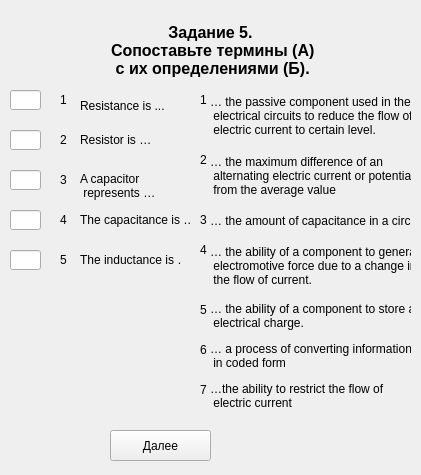
<?xml version="1.0" encoding="UTF-8"?>
<ui version="4.0">
 <class>Zadanie5_part2_var1</class>
 <widget class="QWidget" name="Zadanie5_part2_var1">
  <property name="geometry">
   <rect>
    <x>0</x>
    <y>0</y>
    <width>421</width>
    <height>475</height>
   </rect>
  </property>
  <property name="windowTitle">
   <string>Form</string>
  </property>
  <widget class="QLabel" name="label_title">
   <property name="geometry">
    <rect>
     <x>20</x>
     <y>20</y>
     <width>381</width>
     <height>61</height>
    </rect>
   </property>
   <property name="font">
    <font>
     <pointsize>12</pointsize>
     <weight>75</weight>
     <bold>true</bold>
     <strikeout>false</strikeout>
    </font>
   </property>
   <property name="cursor">
    <cursorShape>ArrowCursor</cursorShape>
   </property>
   <property name="text">
    <string>Задание 5.
 Сопоставьте термины (А)
 с их определениями (Б).</string>
   </property>
   <property name="textFormat">
    <enum>Qt::AutoText</enum>
   </property>
   <property name="alignment">
    <set>Qt::AlignCenter</set>
   </property>
  </widget>
  <widget class="QLabel" name="label_word_5">
   <property name="geometry">
    <rect>
     <x>80</x>
     <y>250</y>
     <width>101</width>
     <height>20</height>
    </rect>
   </property>
   <property name="text">
    <string>The inductance is …</string>
   </property>
  </widget>
  <widget class="QLineEdit" name="lineEdit_answer_3">
   <property name="geometry">
    <rect>
     <x>10</x>
     <y>170</y>
     <width>31</width>
     <height>20</height>
    </rect>
   </property>
  </widget>
  <widget class="QPushButton" name="pushButton_answer">
   <property name="geometry">
    <rect>
     <x>110</x>
     <y>430</y>
     <width>101</width>
     <height>31</height>
    </rect>
   </property>
   <property name="text">
    <string>Далее</string>
   </property>
  </widget>
  <widget class="QLabel" name="label_number_1">
   <property name="geometry">
    <rect>
     <x>60</x>
     <y>90</y>
     <width>16</width>
     <height>20</height>
    </rect>
   </property>
   <property name="text">
    <string>1</string>
   </property>
  </widget>
  <widget class="QLabel" name="label_number_4">
   <property name="geometry">
    <rect>
     <x>60</x>
     <y>210</y>
     <width>16</width>
     <height>20</height>
    </rect>
   </property>
   <property name="text">
    <string>4</string>
   </property>
  </widget>
  <widget class="QLabel" name="label_word_3">
   <property name="geometry">
    <rect>
     <x>80</x>
     <y>170</y>
     <width>91</width>
     <height>31</height>
    </rect>
   </property>
   <property name="text">
    <string>A capacitor
 represents …</string>
   </property>
  </widget>
  <widget class="QLabel" name="label_word_4">
   <property name="geometry">
    <rect>
     <x>80</x>
     <y>210</y>
     <width>111</width>
     <height>20</height>
    </rect>
   </property>
   <property name="text">
    <string>The capacitance is …</string>
   </property>
  </widget>
  <widget class="QLabel" name="label_word_1">
   <property name="geometry">
    <rect>
     <x>80</x>
     <y>90</y>
     <width>111</width>
     <height>31</height>
    </rect>
   </property>
   <property name="text">
    <string>Resistance is ...</string>
   </property>
  </widget>
  <widget class="QLabel" name="label_word_2">
   <property name="geometry">
    <rect>
     <x>80</x>
     <y>130</y>
     <width>81</width>
     <height>20</height>
    </rect>
   </property>
   <property name="text">
    <string>Resistor is …</string>
   </property>
  </widget>
  <widget class="QLineEdit" name="lineEdit_answer_4">
   <property name="geometry">
    <rect>
     <x>10</x>
     <y>210</y>
     <width>31</width>
     <height>20</height>
    </rect>
   </property>
  </widget>
  <widget class="QLineEdit" name="lineEdit_answer_2">
   <property name="geometry">
    <rect>
     <x>10</x>
     <y>130</y>
     <width>31</width>
     <height>20</height>
    </rect>
   </property>
  </widget>
  <widget class="QLineEdit" name="lineEdit_answer_1">
   <property name="geometry">
    <rect>
     <x>10</x>
     <y>90</y>
     <width>31</width>
     <height>20</height>
    </rect>
   </property>
   <property name="text">
    <string/>
   </property>
  </widget>
  <widget class="QLabel" name="label_number_2">
   <property name="geometry">
    <rect>
     <x>60</x>
     <y>130</y>
     <width>16</width>
     <height>20</height>
    </rect>
   </property>
   <property name="text">
    <string>2</string>
   </property>
  </widget>
  <widget class="QLabel" name="label_number_5">
   <property name="geometry">
    <rect>
     <x>60</x>
     <y>250</y>
     <width>16</width>
     <height>20</height>
    </rect>
   </property>
   <property name="text">
    <string>5</string>
   </property>
  </widget>
  <widget class="QLabel" name="label_number_3">
   <property name="geometry">
    <rect>
     <x>60</x>
     <y>170</y>
     <width>16</width>
     <height>20</height>
    </rect>
   </property>
   <property name="text">
    <string>3</string>
   </property>
  </widget>
  <widget class="QLineEdit" name="lineEdit_answer_5">
   <property name="geometry">
    <rect>
     <x>10</x>
     <y>250</y>
     <width>31</width>
     <height>20</height>
    </rect>
   </property>
  </widget>
  <widget class="QLabel" name="label_word_17">
   <property name="geometry">
    <rect>
     <x>210</x>
     <y>240</y>
     <width>201</width>
     <height>51</height>
    </rect>
   </property>
   <property name="text">
    <string>… the ability of a component to generate
 electromotive force due to a change in
 the flow of current.</string>
   </property>
  </widget>
  <widget class="QLabel" name="label_word_20">
   <property name="geometry">
    <rect>
     <x>210</x>
     <y>380</y>
     <width>201</width>
     <height>31</height>
    </rect>
   </property>
   <property name="text">
    <string>…the ability to restrict the flow of
 electric current</string>
   </property>
  </widget>
  <widget class="QLabel" name="label_word_23">
   <property name="geometry">
    <rect>
     <x>210</x>
     <y>210</y>
     <width>201</width>
     <height>21</height>
    </rect>
   </property>
   <property name="text">
    <string>… the amount of capacitance in a circuit.</string>
   </property>
  </widget>
  <widget class="QLabel" name="label_word_24">
   <property name="geometry">
    <rect>
     <x>210</x>
     <y>340</y>
     <width>201</width>
     <height>31</height>
    </rect>
   </property>
   <property name="text">
    <string>… a process of converting information
 in coded form</string>
   </property>
  </widget>
  <widget class="QLabel" name="label_word_26">
   <property name="geometry">
    <rect>
     <x>210</x>
     <y>300</y>
     <width>201</width>
     <height>31</height>
    </rect>
   </property>
   <property name="text">
    <string>… the ability of a component to store an
 electrical charge.</string>
   </property>
  </widget>
  <widget class="QLabel" name="label_word_29">
   <property name="geometry">
    <rect>
     <x>210</x>
     <y>90</y>
     <width>201</width>
     <height>51</height>
    </rect>
   </property>
   <property name="text">
    <string>… the passive component used in the
 electrical circuits to reduce the flow of
 electric current to certain level.</string>
   </property>
  </widget>
  <widget class="QLabel" name="label_word_30">
   <property name="geometry">
    <rect>
     <x>210</x>
     <y>150</y>
     <width>201</width>
     <height>51</height>
    </rect>
   </property>
   <property name="text">
    <string>… the maximum difference of an
 alternating electric current or potential
 from the average value</string>
   </property>
  </widget>
  <widget class="QLabel" name="label_number_6">
   <property name="geometry">
    <rect>
     <x>200</x>
     <y>90</y>
     <width>16</width>
     <height>20</height>
    </rect>
   </property>
   <property name="text">
    <string>1</string>
   </property>
  </widget>
  <widget class="QLabel" name="label_number_7">
   <property name="geometry">
    <rect>
     <x>200</x>
     <y>150</y>
     <width>16</width>
     <height>20</height>
    </rect>
   </property>
   <property name="text">
    <string>2</string>
   </property>
  </widget>
  <widget class="QLabel" name="label_number_8">
   <property name="geometry">
    <rect>
     <x>200</x>
     <y>300</y>
     <width>16</width>
     <height>20</height>
    </rect>
   </property>
   <property name="text">
    <string>5</string>
   </property>
  </widget>
  <widget class="QLabel" name="label_number_9">
   <property name="geometry">
    <rect>
     <x>200</x>
     <y>210</y>
     <width>16</width>
     <height>20</height>
    </rect>
   </property>
   <property name="text">
    <string>3</string>
   </property>
  </widget>
  <widget class="QLabel" name="label_number_10">
   <property name="geometry">
    <rect>
     <x>200</x>
     <y>240</y>
     <width>16</width>
     <height>20</height>
    </rect>
   </property>
   <property name="text">
    <string>4</string>
   </property>
  </widget>
  <widget class="QLabel" name="label_number_11">
   <property name="geometry">
    <rect>
     <x>200</x>
     <y>340</y>
     <width>16</width>
     <height>20</height>
    </rect>
   </property>
   <property name="text">
    <string>6</string>
   </property>
  </widget>
  <widget class="QLabel" name="label_number_12">
   <property name="geometry">
    <rect>
     <x>200</x>
     <y>380</y>
     <width>16</width>
     <height>20</height>
    </rect>
   </property>
   <property name="text">
    <string>7</string>
   </property>
  </widget>
  <widget class="QLabel" name="label_timer">
   <property name="geometry">
    <rect>
     <x>240</x>
     <y>430</y>
     <width>161</width>
     <height>31</height>
    </rect>
   </property>
   <property name="text">
    <string/>
   </property>
  </widget>
  <widget class="QLabel" name="label_img">
   <property name="geometry">
    <rect>
     <x>0</x>
     <y>0</y>
     <width>421</width>
     <height>471</height>
    </rect>
   </property>
   <property name="text">
    <string/>
   </property>
   <property name="pixmap">
    <pixmap>../../../img/for_tests.jpg</pixmap>
   </property>
  </widget>
  <zorder>label_img</zorder>
  <zorder>label_title</zorder>
  <zorder>label_word_5</zorder>
  <zorder>lineEdit_answer_3</zorder>
  <zorder>pushButton_answer</zorder>
  <zorder>label_number_1</zorder>
  <zorder>label_number_4</zorder>
  <zorder>label_word_3</zorder>
  <zorder>label_word_4</zorder>
  <zorder>label_word_1</zorder>
  <zorder>label_word_2</zorder>
  <zorder>lineEdit_answer_4</zorder>
  <zorder>lineEdit_answer_2</zorder>
  <zorder>lineEdit_answer_1</zorder>
  <zorder>label_number_2</zorder>
  <zorder>label_number_5</zorder>
  <zorder>label_number_3</zorder>
  <zorder>lineEdit_answer_5</zorder>
  <zorder>label_word_17</zorder>
  <zorder>label_word_20</zorder>
  <zorder>label_word_23</zorder>
  <zorder>label_word_24</zorder>
  <zorder>label_word_26</zorder>
  <zorder>label_word_29</zorder>
  <zorder>label_word_30</zorder>
  <zorder>label_number_6</zorder>
  <zorder>label_number_7</zorder>
  <zorder>label_number_8</zorder>
  <zorder>label_number_9</zorder>
  <zorder>label_number_10</zorder>
  <zorder>label_number_11</zorder>
  <zorder>label_number_12</zorder>
  <zorder>label_timer</zorder>
 </widget>
 <resources/>
 <connections/>
</ui>
